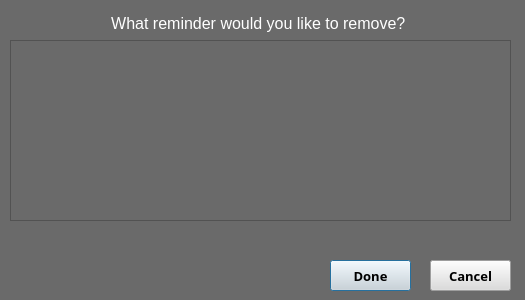
<?xml version="1.0" encoding="UTF-8"?>
<ui version="4.0">
 <class>RemoveWindow</class>
 <widget class="QDialog" name="RemoveWindow">
  <property name="geometry">
   <rect>
    <x>0</x>
    <y>0</y>
    <width>525</width>
    <height>300</height>
   </rect>
  </property>
  <property name="windowTitle">
   <string>Dialog</string>
  </property>
  <property name="styleSheet">
   <string notr="true">background-color: rgb(106, 106, 106);</string>
  </property>
  <widget class="QTextEdit" name="textEdit">
   <property name="geometry">
    <rect>
     <x>10</x>
     <y>10</y>
     <width>501</width>
     <height>31</height>
    </rect>
   </property>
   <property name="frameShape">
    <enum>QFrame::NoFrame</enum>
   </property>
   <property name="html">
    <string>&lt;!DOCTYPE HTML PUBLIC &quot;-//W3C//DTD HTML 4.0//EN&quot; &quot;http://www.w3.org/TR/REC-html40/strict.dtd&quot;&gt;
&lt;html&gt;&lt;head&gt;&lt;meta name=&quot;qrichtext&quot; content=&quot;1&quot; /&gt;&lt;style type=&quot;text/css&quot;&gt;
p, li { white-space: pre-wrap; }
&lt;/style&gt;&lt;/head&gt;&lt;body style=&quot; font-family:'MS Shell Dlg 2'; font-size:8.25pt; font-weight:400; font-style:normal;&quot;&gt;
&lt;p align=&quot;center&quot; style=&quot; margin-top:0px; margin-bottom:0px; margin-left:0px; margin-right:0px; -qt-block-indent:0; text-indent:0px;&quot;&gt;&lt;span style=&quot; font-size:12pt; color:#ffffff;&quot;&gt;What reminder would you like to remove? &lt;/span&gt;&lt;/p&gt;&lt;/body&gt;&lt;/html&gt;</string>
   </property>
  </widget>
  <widget class="QPushButton" name="doneRemove">
   <property name="geometry">
    <rect>
     <x>330</x>
     <y>260</y>
     <width>81</width>
     <height>31</height>
    </rect>
   </property>
   <property name="font">
    <font>
     <family>Calisto MT</family>
     <pointsize>10</pointsize>
     <weight>75</weight>
     <bold>true</bold>
    </font>
   </property>
   <property name="styleSheet">
    <string notr="true">background-color: rgb(220, 220, 220);
border-color: rgb(255, 255, 255);</string>
   </property>
   <property name="text">
    <string>Done</string>
   </property>
  </widget>
  <widget class="QPushButton" name="cancelRemove">
   <property name="geometry">
    <rect>
     <x>430</x>
     <y>260</y>
     <width>81</width>
     <height>31</height>
    </rect>
   </property>
   <property name="font">
    <font>
     <family>Calisto MT</family>
     <pointsize>10</pointsize>
     <weight>75</weight>
     <bold>true</bold>
    </font>
   </property>
   <property name="styleSheet">
    <string notr="true">background-color: rgb(220, 220, 220);
border-color: rgb(255, 255, 255);</string>
   </property>
   <property name="text">
    <string>Cancel</string>
   </property>
  </widget>
  <widget class="QTextEdit" name="textEdit_2">
   <property name="geometry">
    <rect>
     <x>10</x>
     <y>40</y>
     <width>501</width>
     <height>181</height>
    </rect>
   </property>
   <property name="styleSheet">
    <string notr="true">color: rgb(255, 255, 255);</string>
   </property>
  </widget>
 </widget>
 <resources/>
 <connections/>
</ui>
